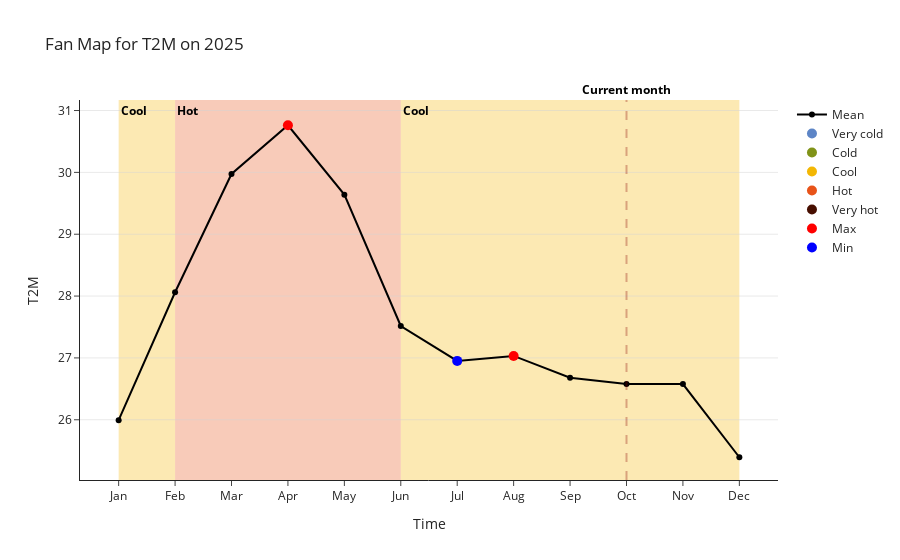

Notebook code for this chart:
### Code cell
import numpy as np
import seaborn as sns
import plotly.graph_objects as go
from datetime import datetime

from typing import List, Dict

def prepare_plotly_fanmap_with_vbands_v3(
    pred_df: pd.DataFrame, parameter, ci_levels=[30, 60, 90]
):
    sns.set_style("whitegrid")
    x = pred_df["month"].tolist()
    x_dt = pred_df["month"]  # giữ dạng datetime
    traces = []


    # Mean line
    mean_vals = pred_df[parameter].tolist()
    traces.append(
        go.Scatter(
            x=x,
            y=mean_vals,
            mode="lines+markers",
            line=dict(color="black", width=2),
            name="Mean",
            hovertemplate=f"Time: %{{x}}<br>{parameter}: %{{y:.2f}}<extra></extra>",
        )
    )

    fig = go.Figure(data=traces)

    # --- Beaufort classes ---
    thresholds = PARAM_THRESHOLDS[parameter]

    def classify(val):
        for threshold in thresholds:
            if threshold["lower"] <= val <= threshold["upper"]:
                return threshold
        return None

    # Gom các đoạn liên tiếp cùng loại gió
    bands = []
    current_class = None
    x0 = None

    for i, val in enumerate(mean_vals):
        cls = classify(val)
        if cls != current_class:
            if current_class is not None:
                bands.append((x0, x_dt[i], current_class))
            current_class = cls
            x0 = x_dt[i]
    if current_class is not None:
        bands.append((x0, x_dt.iloc[-1], current_class))

    # Vẽ các vrect gom nhóm theo Beaufort
    for x0, x1, wc in bands:
        if x0 == x1:
            x1 += 0.05
        fig.add_vrect(
            x0=x0,
            x1=x1,
            fillcolor=wc["color"],
            opacity=0.3,  # tăng độ đậm
            layer="below",
            line_width=0,
            annotation_text=wc["label"],
            annotation_position="top left",
            annotation=dict(font_size=12, font_color="black", font_weight="bold"),
        )


    # Thêm legend (trace ẩn cho mỗi loại gió)
    for wc in thresholds:
        fig.add_trace(
            go.Scatter(
                x=[None],
                y=[None],
                mode="markers",
                marker=dict(size=10, color=wc["color"]),
                name=wc["label"],
            )
        )

    # --- Local maxima / minima ---
    y = np.array(mean_vals)
    maxima = np.r_[False, (y[1:-1] > y[:-2]) & (y[1:-1] > y[2:]), False]
    minima = np.r_[False, (y[1:-1] < y[:-2]) & (y[1:-1] < y[2:]), False]

    fig.add_trace(
        go.Scatter(
            x=np.array(x)[maxima],
            y=y[maxima],
            mode="markers",
            marker=dict(color="red", size=10, symbol="circle"),
            name="Max",
            hovertemplate=f"Time: %{{x}}<br>{parameter}: %{{y:.2f}}<extra></extra>",
        )
    )

    fig.add_trace(
        go.Scatter(
            x=np.array(x)[minima],
            y=y[minima],
            mode="markers",
            marker=dict(color="blue", size=10, symbol="circle"),
            name="Min",
            hovertemplate=f"Time: %{{x}}<br>{parameter}: %{{y:.2f}}<extra></extra>",
        )
    )

    # Layout
    fig.update_layout(
        title=f"Fan Map for {parameter} on {datetime.now().year}",
        xaxis_title="Time",
        yaxis_title=parameter,
        template="simple_white",
    )

    # Hiển thị lưới
    fig.update_xaxes(tickmode="array", tickvals=list(range(1, 13)), ticktext=["Jan", "Feb", "Mar", "Apr", "May", "Jun", "Jul", "Aug", "Sep", "Oct", "Nov", "Dec"])
    fig.update_yaxes(showgrid=True, gridwidth=0.5, gridcolor="lightgray")


    # Ví dụ tháng hiện tại
    current_month = datetime.now().month   # hoặc gán = 10 nếu muốn fix

    fig.add_vline(
        x=current_month,  # vị trí đường kẻ (theo trục X)
        line_width=2,
        line_dash="dash",  # kiểu nét đứt
        line_color="darkred",
        annotation_text=f"Current month",  # label trên đường
        annotation_position="top",
        annotation=dict(font_size=12, font_color="black", font_weight="bold", font_style="normal"),
    )

    fig.show()

    # return fig

prepare_plotly_fanmap_with_vbands_v3(avg_df, "T2M")

### Figure 1 — Plotly figure (JSON) as saved in the notebook; plotly's stock layout.template omitted (floating-point values rounded to 4 significant figures)
{"data": [{"hovertemplate": "Time: %{x}<br>T2M: %{y:.2f}<extra></extra>", "line": {"color": "black", "width": 2}, "mode": "lines+markers", "name": "Mean", "type": "scatter", "x": [1, 2, 3, 4, 5, 6, 7, 8, 9, 10, 11, 12], "y": [25.99, 28.06, 29.97, 30.76, 29.64, 27.52, 26.95, 27.03, 26.68, 26.58, 26.58, 25.39]}, {"marker": {"color": "rgb(93,133,198)", "size": 10}, "mode": "markers", "name": "Very cold", "type": "scatter", "x": [null], "y": [null]}, {"marker": {"color": "rgb(128,147,24)", "size": 10}, "mode": "markers", "name": "Cold", "type": "scatter", "x": [null], "y": [null]}, {"marker": {"color": "rgb(243,183,4)", "size": 10}, "mode": "markers", "name": "Cool", "type": "scatter", "x": [null], "y": [null]}, {"marker": {"color": "rgb(232,83,25)", "size": 10}, "mode": "markers", "name": "Hot", "type": "scatter", "x": [null], "y": [null]}, {"marker": {"color": "rgb(71,14,0)", "size": 10}, "mode": "markers", "name": "Very hot", "type": "scatter", "x": [null], "y": [null]}, {"hovertemplate": "Time: %{x}<br>T2M: %{y:.2f}<extra></extra>", "marker": {"color": "red", "size": 10, "symbol": "circle"}, "mode": "markers", "name": "Max", "type": "scatter", "x": [4, 8], "y": [30.76, 27.03]}, {"hovertemplate": "Time: %{x}<br>T2M: %{y:.2f}<extra></extra>", "marker": {"color": "blue", "size": 10, "symbol": "circle"}, "mode": "markers", "name": "Min", "type": "scatter", "x": [7], "y": [26.95]}], "layout": {"annotations": [{"font": {"color": "black", "size": 12, "weight": "bold"}, "showarrow": false, "text": "Cool", "x": 1, "xanchor": "left", "xref": "x", "y": 1, "yanchor": "top", "yref": "y domain"}, {"font": {"color": "black", "size": 12, "weight": "bold"}, "showarrow": false, "text": "Hot", "x": 2, "xanchor": "left", "xref": "x", "y": 1, "yanchor": "top", "yref": "y domain"}, {"font": {"color": "black", "size": 12, "weight": "bold"}, "showarrow": false, "text": "Cool", "x": 6, "xanchor": "left", "xref": "x", "y": 1, "yanchor": "top", "yref": "y domain"}, {"font": {"color": "black", "size": 12, "style": "normal", "weight": "bold"}, "showarrow": false, "text": "Current month", "x": 10, "xanchor": "center", "xref": "x", "y": 1, "yanchor": "bottom", "yref": "y domain"}], "shapes": [{"fillcolor": "rgb(243,183,4)", "layer": "below", "line": {"width": 0}, "opacity": 0.3, "type": "rect", "x0": 1, "x1": 2, "xref": "x", "y0": 0, "y1": 1, "yref": "y domain"}, {"fillcolor": "rgb(232,83,25)", "layer": "below", "line": {"width": 0}, "opacity": 0.3, "type": "rect", "x0": 2, "x1": 6, "xref": "x", "y0": 0, "y1": 1, "yref": "y domain"}, {"fillcolor": "rgb(243,183,4)", "layer": "below", "line": {"width": 0}, "opacity": 0.3, "type": "rect", "x0": 6, "x1": 12, "xref": "x", "y0": 0, "y1": 1, "yref": "y domain"}, {"line": {"color": "darkred", "dash": "dash", "width": 2}, "type": "line", "x0": 10, "x1": 10, "xref": "x", "y0": 0, "y1": 1, "yref": "y domain"}], "title": {"text": "Fan Map for T2M on 2025"}, "xaxis": {"tickmode": "array", "ticktext": ["Jan", "Feb", "Mar", "Apr", "May", "Jun", "Jul", "Aug", "Sep", "Oct", "Nov", "Dec"], "tickvals": [1, 2, 3, 4, 5, 6, 7, 8, 9, 10, 11, 12], "title": {"text": "Time"}}, "yaxis": {"gridcolor": "lightgray", "gridwidth": 0.5, "showgrid": true, "title": {"text": "T2M"}}}}
